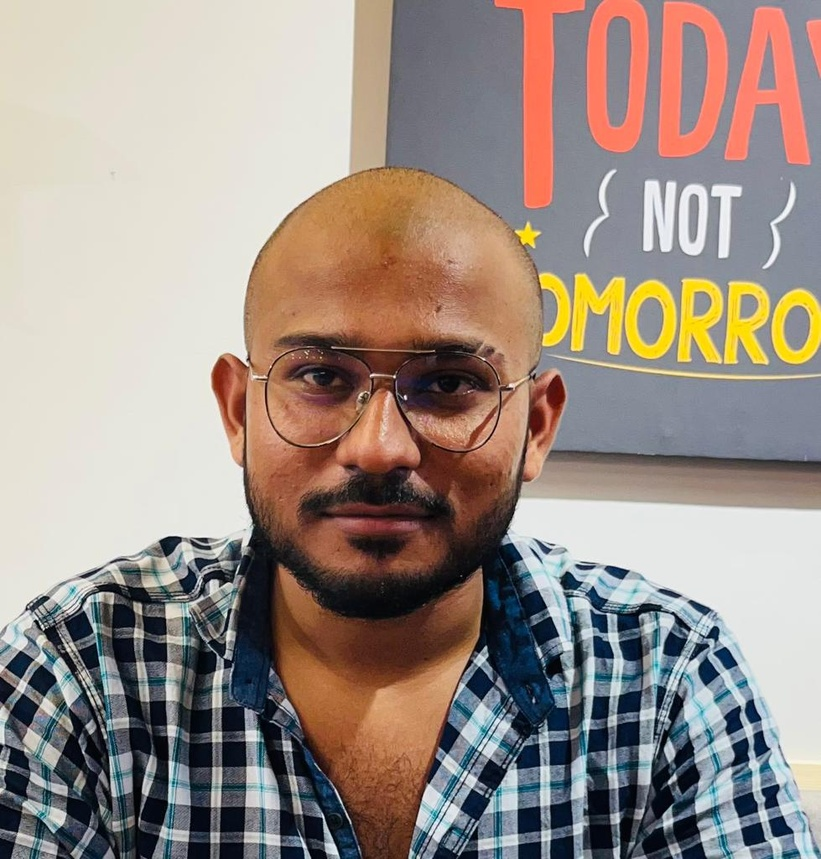
%> input picture basic/shivam.jpeg, 821 x 859 px, shrunk from 979 x 1024 before the run
$ octave multilevel_dec_rec.m   (GNU Octave 9; MATLAB toolbox functions it lacks are replaced by stand-ins)
%> lines starting %> are read from the running program, lines starting %| are printed output that depends on the picture
[filename , pathname] = uigetfile('*','Select an image');
%> the answer given: shivam.jpeg
filewithpath = strcat(pathname,filename);
img_original = imread(filewithpath);
%> img_original is the input picture: size 859x821x3 uint8; mean R, G, B 156.2, 143.3, 135.2
img_original = double(img_original);
%> img_original: size 859x821x3 double

n = input('Enter the level of decomposition : ');
%> the answer given: 3
dwtmode('per');
[C , S] = wavedec2(img_original,n,'db5');
%> S = [108 103 3; 108 103 3; 215 206 3; 430 411 3; 859 821 3]

[cHn , cVn, cDn] = detcoef2('all',C,S,n);
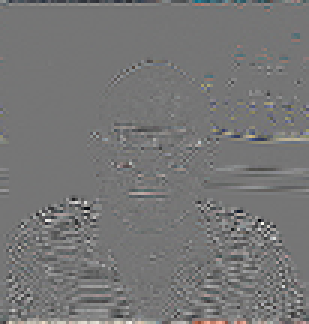
%> cHn: size 108x103x3 double (shown 3 times larger); mean R, G, B 2.3, 1.9, 1.6; drawn with min black and max white
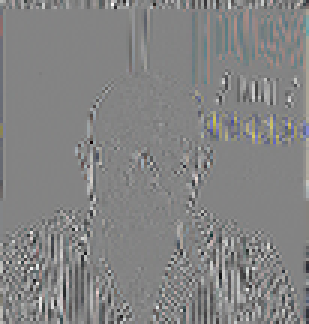
%> cVn: size 108x103x3 double (shown 3 times larger); mean R, G, B -0.2, 0.4, 0.1; drawn with min black and max white
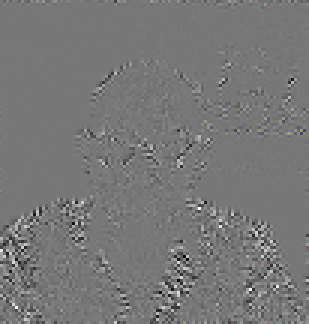
%> cDn: size 108x103x3 double (shown 3 times larger); mean R, G, B 0.1, 0.1, 0.1; drawn with min black and max white
cAn = appcoef2(C,S,'db5',n);
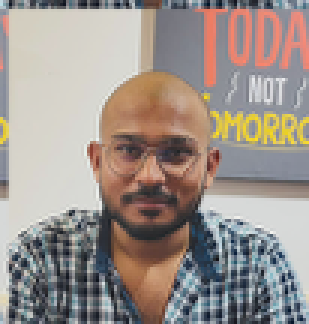
%> cAn: size 108x103x3 double (shown 3 times larger); mean R, G, B 1246.5, 1144.6, 1080.5; drawn with min black and max white

subplot(2,2,1);
imshow(uint8(cAn),[]);
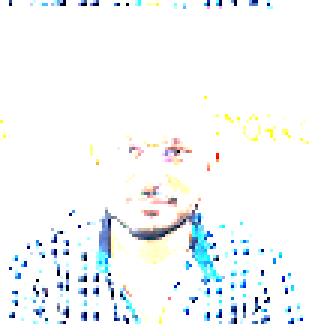
%> displayed picture: size 108x103x3, on the screen's scale of 0 to 255 (shown 3 times larger); mean R, G, B 243.3, 246.9, 248.5
title(strcat('Approximation decomposition level : ' , num2str(n)));

subplot(2,2,2);
imshow(uint8(cHn),[]);
title(strcat('Horizontal decomposition level : ' , num2str(n)));

subplot(2,2,3);
imshow(uint8(cVn),[]);
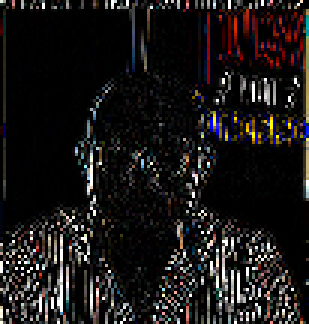
%> displayed picture: size 108x103x3, on the screen's scale of 0 to 255 (shown 3 times larger); mean R, G, B 26.2, 23.6, 23.3
title(strcat('vertical decomposition level : ' , num2str(n)));

subplot(2,2,4);
imshow(uint8(cDn),[]);
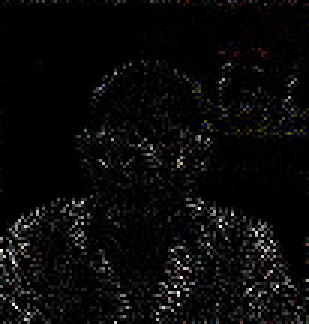
%> displayed picture: size 108x103x3, on the screen's scale of 0 to 255 (shown 3 times larger); mean R, G, B 9.6, 9.3, 9.3
title(strcat('Diagonal decomposition level : ' , num2str(n)));


%> (the run ends here)
